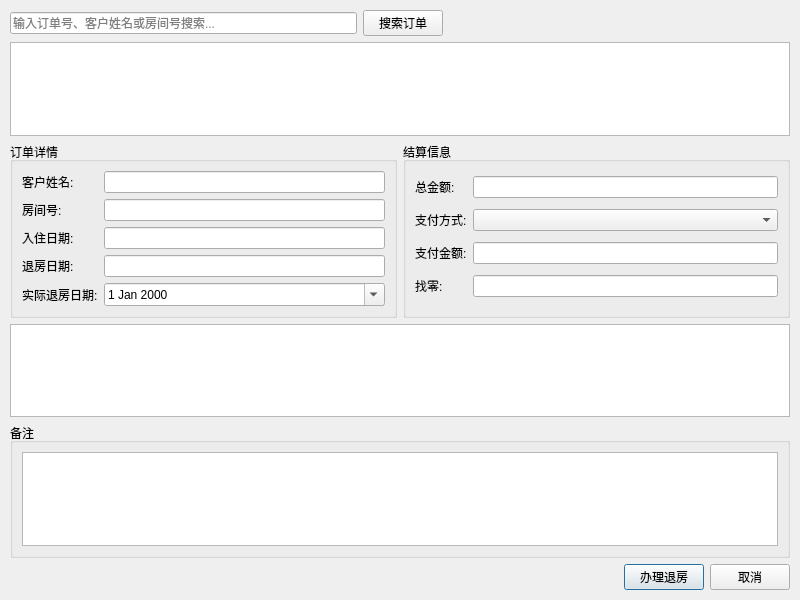
<?xml version="1.0" encoding="UTF-8"?>
<ui version="4.0">
 <class>CheckOutManager</class>
 <widget class="QDialog" name="CheckOutManager">
  <property name="geometry">
   <rect>
    <x>0</x>
    <y>0</y>
    <width>800</width>
    <height>600</height>
   </rect>
  </property>
  <property name="windowTitle">
   <string>客户退房结算</string>
  </property>
  <widget class="QWidget" name="verticalLayoutWidget">
   <property name="geometry">
    <rect>
     <x>10</x>
     <y>10</y>
     <width>780</width>
     <height>580</height>
    </rect>
   </property>
   <layout class="QVBoxLayout" name="verticalLayout">
    <!-- 订单搜索区域 -->
    <item>
     <layout class="QHBoxLayout" name="horizontalLayout">
      <item>
       <widget class="QLineEdit" name="leOrderSearch">
        <property name="placeholderText">
         <string>输入订单号、客户姓名或房间号搜索...</string>
        </property>
       </widget>
      </item>
      <item>
       <widget class="QPushButton" name="btnSearchOrder">
        <property name="text">
         <string>搜索订单</string>
        </property>
       </widget>
      </item>
      <item>
       <spacer name="horizontalSpacer">
        <property name="orientation">
         <enum>Qt::Horizontal</enum>
        </property>
        <property name="sizeHint" stdset="0">
         <size>
          <width>40</width>
          <height>20</height>
         </size>
        </property>
       </spacer>
      </item>
     </layout>
    </item>
    
    <!-- 订单列表 -->
    <item>
     <widget class="QTableView" name="tableView">
      <property name="alternatingRowColors">
       <bool>true</bool>
      </property>
      <property name="selectionMode">
       <enum>QAbstractItemView::SingleSelection</enum>
      </property>
      <property name="selectionBehavior">
       <enum>QAbstractItemView::SelectRows</enum>
      </property>
      <property name="sortingEnabled">
       <bool>true</bool>
      </property>
     </widget>
    </item>
    
    <!-- 订单详情和结算信息 -->
    <item>
     <layout class="QHBoxLayout" name="horizontalLayout_2">
      <!-- 订单详情 -->
      <item>
       <widget class="QGroupBox" name="groupBox">
        <property name="title">
         <string>订单详情</string>
        </property>
        <layout class="QGridLayout" name="gridLayout">
         <item row="0" column="0">
          <widget class="QLabel" name="label">
           <property name="text">
            <string>客户姓名:</string>
           </property>
          </widget>
         </item>
         <item row="0" column="1">
          <widget class="QLineEdit" name="leCustomerName">
           <property name="readOnly">
            <bool>true</bool>
           </property>
          </widget>
         </item>
         <item row="1" column="0">
          <widget class="QLabel" name="label_2">
           <property name="text">
            <string>房间号:</string>
           </property>
          </widget>
         </item>
         <item row="1" column="1">
          <widget class="QLineEdit" name="leRoomNumber">
           <property name="readOnly">
            <bool>true</bool>
           </property>
          </widget>
         </item>
         <item row="2" column="0">
          <widget class="QLabel" name="label_3">
           <property name="text">
            <string>入住日期:</string>
           </property>
          </widget>
         </item>
         <item row="2" column="1">
          <widget class="QLineEdit" name="leCheckInDate">
           <property name="readOnly">
            <bool>true</bool>
           </property>
          </widget>
         </item>
         <item row="3" column="0">
          <widget class="QLabel" name="label_4">
           <property name="text">
            <string>退房日期:</string>
           </property>
          </widget>
         </item>
         <item row="3" column="1">
          <widget class="QLineEdit" name="leCheckOutDate">
           <property name="readOnly">
            <bool>true</bool>
           </property>
          </widget>
         </item>
         <item row="4" column="0">
          <widget class="QLabel" name="label_5">
           <property name="text">
            <string>实际退房日期:</string>
           </property>
          </widget>
         </item>
         <item row="4" column="1">
          <widget class="QDateEdit" name="deActualCheckOut">
           <property name="calendarPopup">
            <bool>true</bool>
           </property>
          </widget>
         </item>
        </layout>
       </widget>
      </item>
      
      <!-- 结算信息 -->
      <item>
       <widget class="QGroupBox" name="groupBox_2">
        <property name="title">
         <string>结算信息</string>
        </property>
        <layout class="QGridLayout" name="gridLayout_2">
         <item row="0" column="0">
          <widget class="QLabel" name="label_6">
           <property name="text">
            <string>总金额:</string>
           </property>
          </widget>
         </item>
         <item row="0" column="1">
          <widget class="QLineEdit" name="leTotalAmount">
           <property name="readOnly">
            <bool>true</bool>
           </property>
          </widget>
         </item>
         <item row="1" column="0">
          <widget class="QLabel" name="label_7">
           <property name="text">
            <string>支付方式:</string>
           </property>
          </widget>
         </item>
         <item row="1" column="1">
          <widget class="QComboBox" name="cmbPaymentMethod"/>
         </item>
         <item row="2" column="0">
          <widget class="QLabel" name="label_8">
           <property name="text">
            <string>支付金额:</string>
           </property>
          </widget>
         </item>
         <item row="2" column="1">
          <widget class="QLineEdit" name="lePaymentAmount"/>
         </item>
         <item row="3" column="0">
          <widget class="QLabel" name="label_9">
           <property name="text">
            <string>找零:</string>
           </property>
          </widget>
         </item>
         <item row="3" column="1">
          <widget class="QLineEdit" name="leChange">
           <property name="readOnly">
            <bool>true</bool>
           </property>
          </widget>
         </item>
        </layout>
       </widget>
      </item>
     </layout>
    </item>
    
    <!-- 订单详情表格 -->
    <item>
     <widget class="QTableView" name="tableView_2">
      <property name="alternatingRowColors">
       <bool>true</bool>
      </property>
      <property name="selectionMode">
       <enum>QAbstractItemView::NoSelection</enum>
      </property>
      <property name="selectionBehavior">
       <enum>QAbstractItemView::SelectRows</enum>
      </property>
     </widget>
    </item>
    
    <!-- 备注和操作按钮 -->
    <item>
     <layout class="QVBoxLayout" name="verticalLayout_2">
      <!-- 备注 -->
      <item>
       <widget class="QGroupBox" name="groupBox_3">
        <property name="title">
         <string>备注</string>
        </property>
        <layout class="QHBoxLayout" name="horizontalLayout_3">
         <item>
          <widget class="QTextEdit" name="teNotes"/>
         </item>
        </layout>
       </widget>
      </item>
      
      <!-- 操作按钮 -->
      <item>
       <layout class="QHBoxLayout" name="horizontalLayout_4">
        <item>
         <spacer name="horizontalSpacer_2">
          <property name="orientation">
           <enum>Qt::Horizontal</enum>
          </property>
          <property name="sizeHint" stdset="0">
           <size>
            <width>40</width>
            <height>20</height>
           </size>
          </property>
         </spacer>
        </item>
        <item>
         <widget class="QPushButton" name="btnCheckOut">
          <property name="text">
           <string>办理退房</string>
          </property>
          <property name="default">
           <bool>true</bool>
          </property>
         </widget>
        </item>
        <item>
         <widget class="QPushButton" name="btnCancel">
          <property name="text">
           <string>取消</string>
          </property>
         </widget>
        </item>
       </layout>
      </item>
     </layout>
    </item>
   </layout>
  </widget>
 </widget>
 <resources/>
 <connections/>
</ui>
